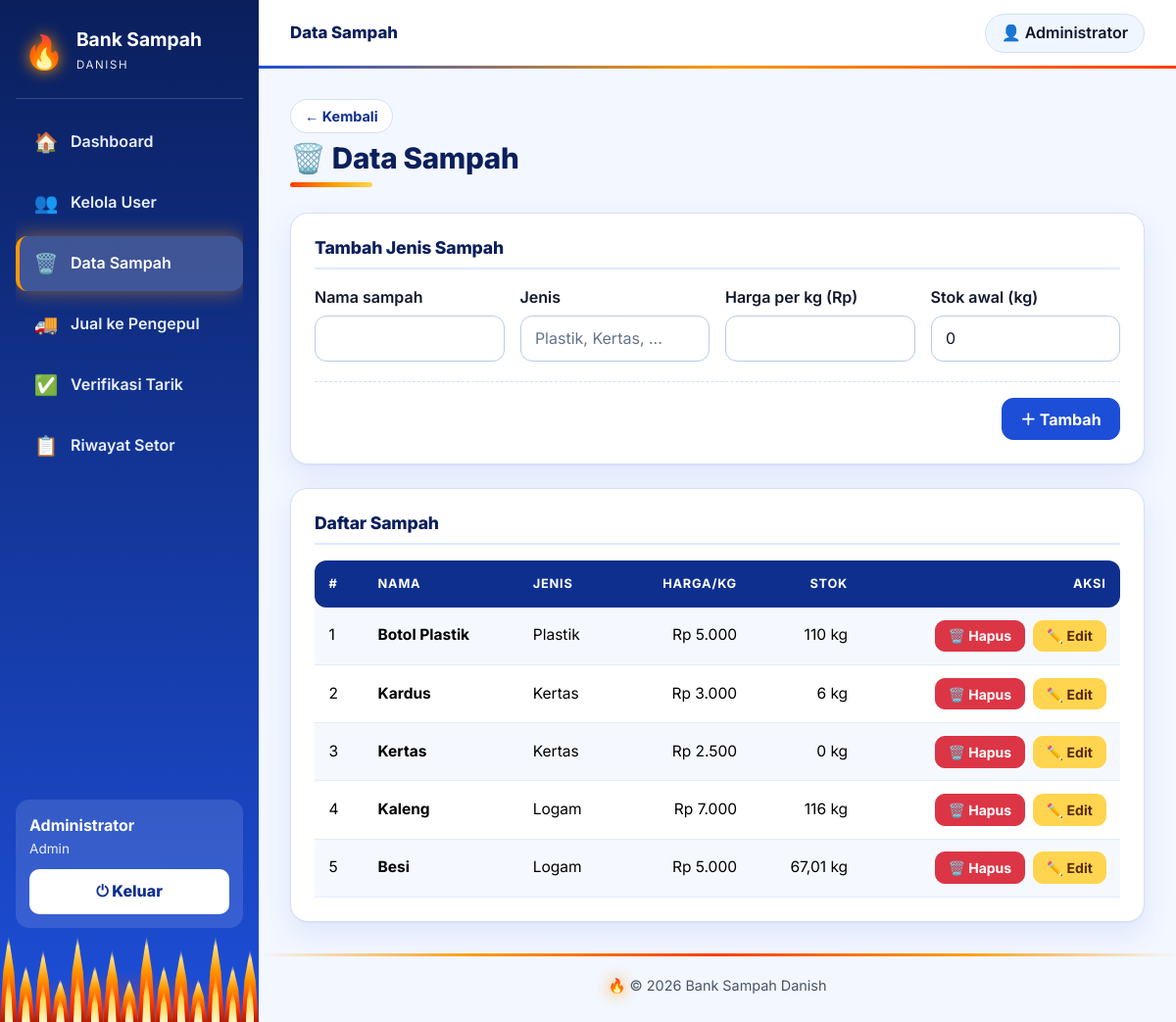
The page /sampah/index.php (signed in) on the database its author committed.
### tables this page shows
CREATE TABLE `sampah` (
  `id_sampah` int(11) NOT NULL,
  `nama_sampah` varchar(100) NOT NULL,
  `jenis` varchar(50) NOT NULL,
  `harga_per_kg` decimal(12,2) NOT NULL DEFAULT 0.00,
  `stok` decimal(12,2) NOT NULL DEFAULT 0.00
);

### sampah/index.php (the view, shortened to what this page needs)
<?php
require_once '../config/auth.php';
$data = rows(q($koneksi, "SELECT * FROM sampah ORDER BY id_sampah"));
include '../config/header.php'; ?>
<div class="card p-4 mb-4">
  <h5 class="card-h">Tambah Jenis Sampah</h5>
  <form method="post">
    <div class="row g-3">
      <div class="col-md-3"><label class="form-label">Nama sampah</label><input name="nama_sampah" class="form-control" required></div>
      <div class="col-md-3"><label class="form-label">Jenis</label><input name="jenis" class="form-control" placeholder="Plastik, Kertas, ..." required></div>
      <div class="col-md-3"><label class="form-label">Harga per kg (Rp)</label><input type="number" name="harga_per_kg" min="0" step="any" class="form-control" required></div>
      <div class="col-md-3"><label class="form-label">Stok awal (kg)</label><input type="number" name="stok" min="0" step="0.01" value="0" class="form-control"></div>
    </div>
    <div class="form-actions"><button class="btn btn-primary">＋ Tambah</button></div>
  </form>
</div>
<div class="card p-4">
  <h5 class="card-h">Daftar Sampah</h5>
  <div class="table-responsive">
  <table class="table table-striped align-middle mb-0">
    <thead><tr><th>#</th><th>Nama</th><th>Jenis</th><th class="text-end">Harga/kg</th><th class="text-end">Stok</th><th class="text-end">Aksi</th></tr></thead>
    <tbody>
    <?php foreach ($data as $r): ?>
      <tr><td><?= $r['id_sampah'] ?></td><td><b><?= h($r['nama_sampah']) ?></b></td><td><?= h($r['jenis']) ?></td>
        <td class="text-end"><?= rupiah($r['harga_per_kg']) ?></td><td class="text-end"><?= kg($r['stok']) ?></td>
        <td><div class="aksi">
          <form method="post" action="hapus.php" onsubmit="return confirm('Hapus data ini?')"><?= csrf_field() ?><input type="hidden" name="id" value="<?= $r['id_sampah'] ?>"><button class="btn btn-sm btn-danger">🗑️ Hapus</button></form>
          <a class="btn btn-sm btn-warning" href="edit.php?id=<?= $r['id_sampah'] ?>">✏️ Edit</a>
        </div></td></tr>
    <?php endforeach; ?>
    </tbody>
  </table>
  </div>
</div>
<?php include '../config/footer.php';

### assets/tema-api.css (style rules this page uses)
:root { --blue-900:#0a1f5c; --blue-800:#0f2f8f; --blue-700:#1d4ed8; --blue-600:#2563eb; --blue-100:#dbeafe; --blue-50:#eff6ff; --ink:#0f172a; --muted:#475569; --line:#d3e0f4; --bg:#f3f7ff; --fire1:#ff3d00; --fire2:#ff9800; --fire3:#ffd54f; --side:264px; }
html { font-size:16px }
body { font-family:'Inter','Segoe UI',Arial,Helvetica,sans-serif;font-size:1rem;line-height:1.6;color:var(--ink);background:var(--bg);-webkit-font-smoothing:antialiased;text-rendering:optimizeLegibility }
h1,h2,h3,h4,h5 { color:var(--blue-900);font-weight:800;letter-spacing:-.01em }
a { color:var(--blue-700) }
label,.form-label { font-weight:600;color:var(--ink);margin-bottom:.35rem }
.flame-bar i { position:relative;flex:1;height:100%;transform-origin:50% 100%; background:linear-gradient(to top,#b71c00,var(--fire1) 25%,var(--fire2) 60%,#ffe082 88%,rgba(255,224,130,0)); clip-path:polygon(50% 0,82% 42%,100% 100%,0 100%,18% 42%);animation:flicker .9s ease-in-out infinite alternate }
.flame-bar i::after { content:'';position:absolute;left:26%;right:26%;bottom:0;height:55%;background:linear-gradient(to top,#fff6c2,#ffd54f 60%,rgba(255,213,79,0));clip-path:polygon(50% 0,85% 45%,100% 100%,0 100%,15% 45%) }
.flame-bar i:nth-child(4n+1) { height:100% }
.flame-bar i:nth-child(4n+2) { height:66% }
.flame-bar i:nth-child(4n+3) { height:84% }
.flame-bar i:nth-child(4n) { height:50% }
.flame-bar i:nth-child(3n) { animation-delay:.15s;animation-duration:.72s }
.flame-bar i:nth-child(5n) { animation-delay:.3s;animation-duration:1.1s }
.flame-bar i:nth-child(7n) { animation-delay:.45s }
.card { background:#fff;border:1px solid var(--line);border-radius:18px;box-shadow:0 1px 2px #0000000a,0 12px 30px #1d4ed81a }
.card-h { font-size:1.1rem;margin-bottom:1rem;padding-bottom:.6rem;border-bottom:2px solid var(--blue-100) }
.table { --bs-table-bg:transparent;font-size:.97rem;color:var(--ink) }
.table thead th { background:var(--blue-800);color:#fff;font-size:.8rem;text-transform:uppercase;letter-spacing:.06em;font-weight:700;border:0;white-space:nowrap;padding:.85rem .9rem }
.table thead th:first-child { border-radius:12px 0 0 12px }
.table thead th:last-child { border-radius:0 12px 12px 0 }
.table td { padding:.8rem .9rem;border-color:#e4ecf9 }
.table-striped>tbody>tr:nth-of-type(odd)>* { --bs-table-bg-type:#f5f9ff }
.aksi { display:flex;gap:8px;justify-content:flex-end;flex-wrap:wrap }
.aksi form { margin:0 }
.btn { font-weight:700;border-radius:12px;padding:.55rem 1.15rem;transition:box-shadow .2s,transform .15s }
.btn-sm { padding:.3rem .8rem;border-radius:10px }
.btn-primary { --bs-btn-bg:var(--blue-700);--bs-btn-border-color:var(--blue-700);--bs-btn-hover-bg:var(--blue-800);--bs-btn-hover-border-color:var(--blue-800);--bs-btn-active-bg:var(--blue-900);--bs-btn-active-border-color:var(--blue-900) }
.btn-warning { --bs-btn-bg:var(--fire3);--bs-btn-border-color:var(--fire3);--bs-btn-color:#5b2a00;--bs-btn-hover-bg:#ffca28;--bs-btn-hover-border-color:#ffca28;--bs-btn-hover-color:#5b2a00 }
.form-actions { display:flex;justify-content:flex-end;gap:10px;margin-top:20px;padding-top:16px;border-top:1px dashed var(--line);flex-wrap:wrap }
.form-control,.form-select,.input-group-text { border-radius:12px;border:1.5px solid #b9cbe8;color:var(--ink);font-size:1rem;padding:.65rem .9rem }
.form-control::placeholder { color:#64748b }

### rows shown on the page
sampah: id_sampah "1", nama_sampah "Botol Plastik", jenis "Plastik", harga_per_kg "Rp 5.000", stok "110 kg"
sampah: id_sampah "2", nama_sampah "Kardus", jenis "Kertas", harga_per_kg "Rp 3.000", stok "6 kg"
sampah: id_sampah "3", nama_sampah "Kertas", jenis "Kertas", harga_per_kg "Rp 2.500", stok "0 kg"
sampah: id_sampah "4", nama_sampah "Kaleng", jenis "Logam", harga_per_kg "Rp 7.000", stok "116 kg"
sampah: id_sampah "5", nama_sampah "Besi", jenis "Logam", harga_per_kg "Rp 5.000", stok "67,01 kg"

### other values the page prints
$m[1] "🏠"
$m[2] "Dashboard"
$m[1] "👥"
$m[2] "Kelola User"
$m[1] "🗑️"
$m[2] "Data Sampah"
$m[1] "🚚"
$m[2] "Jual ke Pengepul"
$m[1] "✅"
$m[2] "Verifikasi Tarik"
$m[1] "📋"
$m[2] "Riwayat Setor"
$_SESSION['nama'] "Administrator"
$role "Admin"
$judulBar "Data Sampah"
